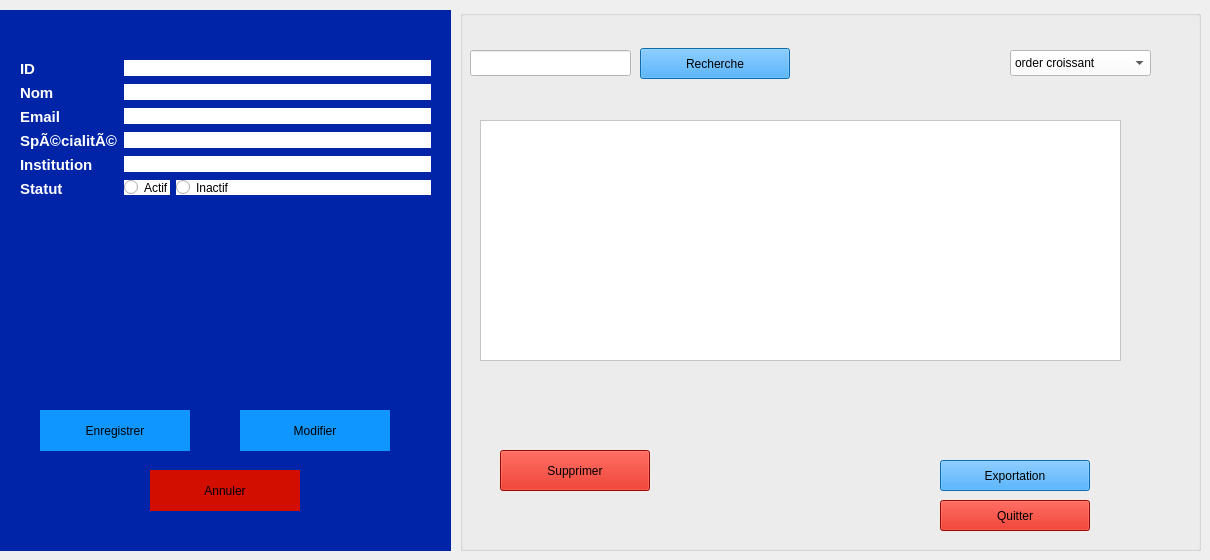
     <widget class="QWidget" name="stackedWidgetPage4">
      <widget class="QGroupBox" name="groupBox_Reviewer_Form">
       <property name="geometry">
        <rect>
         <x>0</x>
         <y>10</y>
         <width>451</width>
         <height>541</height>
        </rect>
       </property>
       <property name="styleSheet">
        <string notr="true">background-color: rgb(0, 36, 168);
border: #A8D3F0;</string>
       </property>
       <property name="title">
        <string/>
       </property>
       <widget class="QWidget" name="formLayoutWidget_Reviewer">
        <property name="geometry">
         <rect>
          <x>20</x>
          <y>50</y>
          <width>411</width>
          <height>261</height>
         </rect>
        </property>
        <layout class="QFormLayout" name="formLayout_Reviewer">
         <item row="0" column="0">
          <widget class="QLabel" name="label_Rev_ID">
           <property name="text">
            <string>&lt;html&gt;&lt;head/&gt;&lt;body&gt;&lt;p&gt;&lt;span style=&quot; font-size:11pt; font-weight:700; color:#ffffff;&quot;&gt;ID&lt;/span&gt;&lt;/p&gt;&lt;/body&gt;&lt;/html&gt;</string>
           </property>
          </widget>
         </item>
         <item row="0" column="1">
          <widget class="QLineEdit" name="idReviewer">
           <property name="styleSheet">
            <string notr="true">background-color: rgb(255, 255, 255);</string>
           </property>
          </widget>
         </item>
         <item row="1" column="0">
          <widget class="QLabel" name="label_Rev_Nom">
           <property name="text">
            <string>&lt;html&gt;&lt;head/&gt;&lt;body&gt;&lt;p&gt;&lt;span style=&quot; font-size:11pt; font-weight:700; color:#ffffff;&quot;&gt;Nom&lt;/span&gt;&lt;/p&gt;&lt;/body&gt;&lt;/html&gt;</string>
           </property>
          </widget>
         </item>
         <item row="1" column="1">
          <widget class="QLineEdit" name="nomReviewer">
           <property name="styleSheet">
            <string notr="true">background-color: rgb(255, 255, 255);</string>
           </property>
          </widget>
         </item>
         <item row="2" column="0">
          <widget class="QLabel" name="label_Rev_Email">
           <property name="text">
            <string>&lt;html&gt;&lt;head/&gt;&lt;body&gt;&lt;p&gt;&lt;span style=&quot; font-size:11pt; font-weight:700; color:#ffffff;&quot;&gt;Email&lt;/span&gt;&lt;/p&gt;&lt;/body&gt;&lt;/html&gt;</string>
           </property>
          </widget>
         </item>
         <item row="2" column="1">
          <widget class="QLineEdit" name="emailReviewer">
           <property name="styleSheet">
            <string notr="true">background-color: rgb(255, 255, 255);</string>
           </property>
          </widget>
         </item>
         <item row="3" column="0">
          <widget class="QLabel" name="label_Rev_Spec">
           <property name="text">
            <string>&lt;html&gt;&lt;head/&gt;&lt;body&gt;&lt;p&gt;&lt;span style=&quot; font-size:11pt; font-weight:700; color:#ffffff;&quot;&gt;SpÃ©cialitÃ©&lt;/span&gt;&lt;/p&gt;&lt;/body&gt;&lt;/html&gt;</string>
           </property>
          </widget>
         </item>
         <item row="3" column="1">
          <widget class="QLineEdit" name="specialiteReviewer">
           <property name="styleSheet">
            <string notr="true">background-color: rgb(255, 255, 255);</string>
           </property>
          </widget>
         </item>
         <item row="4" column="0">
          <widget class="QLabel" name="label_Rev_Inst">
           <property name="text">
            <string>&lt;html&gt;&lt;head/&gt;&lt;body&gt;&lt;p&gt;&lt;span style=&quot; font-size:11pt; font-weight:700; color:#ffffff;&quot;&gt;Institution&lt;/span&gt;&lt;/p&gt;&lt;/body&gt;&lt;/html&gt;</string>
           </property>
          </widget>
         </item>
         <item row="4" column="1">
          <widget class="QLineEdit" name="institutionReviewer">
           <property name="styleSheet">
            <string notr="true">background-color: rgb(255, 255, 255);</string>
           </property>
          </widget>
         </item>
         <item row="5" column="0">
          <widget class="QLabel" name="label_Rev_Statut">
           <property name="text">
            <string>&lt;html&gt;&lt;head/&gt;&lt;body&gt;&lt;p&gt;&lt;span style=&quot; font-size:11pt; font-weight:700; color:#ffffff;&quot;&gt;Statut&lt;/span&gt;&lt;/p&gt;&lt;/body&gt;&lt;/html&gt;</string>
           </property>
          </widget>
         </item>
         <item row="5" column="1">
          <layout class="QFormLayout" name="formLayout_Rev_Statut">
           <item row="0" column="0">
            <widget class="QRadioButton" name="actifReviewer">
             <property name="styleSheet">
              <string notr="true">background-color: rgb(255, 255, 255);</string>
             </property>
             <property name="text">
              <string>Actif</string>
             </property>
            </widget>
           </item>
           <item row="0" column="1">
            <widget class="QRadioButton" name="inactifReviewer">
             <property name="styleSheet">
              <string notr="true">background-color: rgb(255, 255, 255);</string>
             </property>
             <property name="text">
              <string>Inactif</string>
             </property>
            </widget>
           </item>
          </layout>
         </item>
        </layout>
       </widget>
       <widget class="QPushButton" name="enregistrerReviewer">
        <property name="geometry">
         <rect>
          <x>40</x>
          <y>400</y>
          <width>150</width>
          <height>41</height>
         </rect>
        </property>
        <property name="styleSheet">
         <string notr="true">background-color: rgb(16, 151, 255);</string>
        </property>
        <property name="text">
         <string>Enregistrer</string>
        </property>
       </widget>
       <widget class="QPushButton" name="modifierReviewer">
        <property name="geometry">
         <rect>
          <x>240</x>
          <y>400</y>
          <width>150</width>
          <height>41</height>
         </rect>
        </property>
        <property name="styleSheet">
         <string notr="true">background-color: rgb(16, 151, 255);</string>
        </property>
        <property name="text">
         <string>Modifier</string>
        </property>
       </widget>
       <widget class="QPushButton" name="annulerReviewer">
        <property name="geometry">
         <rect>
          <x>150</x>
          <y>460</y>
          <width>150</width>
          <height>41</height>
         </rect>
        </property>
        <property name="styleSheet">
         <string notr="true">background-color: rgb(209, 14, 0);</string>
        </property>
        <property name="text">
         <string>Annuler</string>
        </property>
       </widget>
      </widget>
      <widget class="QGroupBox" name="groupBox_Session_List_3">
       <property name="geometry">
        <rect>
         <x>460</x>
         <y>10</y>
         <width>741</width>
         <height>541</height>
        </rect>
       </property>
       <property name="styleSheet">
        <string notr="true">background-color: rgb(0, 36, 168);
border: #A8D3F0;
/* Style pour tous les GroupBox */
QGroupBox {
    border: 2px solid #2c3e50; /* Couleur de la bordure */
    border-radius: 15px;      /* MÃªme arrondi que les boutons */
    margin-top: 20px;         /* Espace pour le titre en haut */
    font-weight: bold;
    color: #2c3e50;
}
/* Style spÃ©cifique pour le titre du GroupBox */
QGroupBox::title {
    subcontrol-origin: margin;
    subcontrol-position: top center; /* Place le titre en haut au centre */
    padding: 0 10px;
}</string>
       </property>
       <property name="title">
        <string/>
       </property>
       <widget class="QLineEdit" name="rechSession_3">
        <property name="geometry">
         <rect>
          <x>10</x>
          <y>40</y>
          <width>161</width>
          <height>26</height>
         </rect>
        </property>
        <property name="styleSheet">
         <string notr="true">background-color: rgb(255, 255, 255);</string>
        </property>
       </widget>
       <widget class="QPushButton" name="rechercheSession_3">
        <property name="geometry">
         <rect>
          <x>180</x>
          <y>38</y>
          <width>150</width>
          <height>31</height>
         </rect>
        </property>
        <property name="styleSheet">
         <string notr="true">background-color: rgb(16, 151, 255);
</string>
        </property>
        <property name="text">
         <string>Recherche</string>
        </property>
       </widget>
       <widget class="QPushButton" name="SuppSession_3">
        <property name="geometry">
         <rect>
          <x>40</x>
          <y>440</y>
          <width>150</width>
          <height>41</height>
         </rect>
        </property>
        <property name="styleSheet">
         <string notr="true">background-color: rgb(209, 14, 0);</string>
        </property>
        <property name="text">
         <string>Supprimer</string>
        </property>
       </widget>
       <widget class="QPushButton" name="quitterSession_3">
        <property name="geometry">
         <rect>
          <x>480</x>
          <y>490</y>
          <width>150</width>
          <height>31</height>
         </rect>
        </property>
        <property name="styleSheet">
         <string notr="true">background-color: rgb(209, 14, 0);
</string>
        </property>
        <property name="text">
         <string>Quitter</string>
        </property>
       </widget>
       <widget class="QPushButton" name="expoSession_3">
        <property name="geometry">
         <rect>
          <x>480</x>
          <y>450</y>
          <width>150</width>
          <height>31</height>
         </rect>
        </property>
        <property name="styleSheet">
         <string notr="true">background-color: rgb(16, 151, 255);
</string>
        </property>
        <property name="text">
         <string>Exportation</string>
        </property>
       </widget>
       <widget class="QComboBox" name="comboBox_7">
        <property name="geometry">
         <rect>
          <x>550</x>
          <y>40</y>
          <width>141</width>
          <height>26</height>
         </rect>
        </property>
        <property name="palette">
         <palette>
          <active>
           <colorrole role="WindowText">
            <brush brushstyle="SolidPattern">
             <color alpha="255">
              <red>0</red>
              <green>0</green>
              <blue>0</blue>
             </color>
            </brush>
           </colorrole>
           <colorrole role="Button">
            <brush brushstyle="SolidPattern">
             <color alpha="255">
              <red>255</red>
              <green>255</green>
              <blue>255</blue>
             </color>
            </brush>
           </colorrole>
           <colorrole role="Light">
            <brush brushstyle="SolidPattern">
             <color alpha="255">
              <red>255</red>
              <green>255</green>
              <blue>255</blue>
             </color>
            </brush>
           </colorrole>
           <colorrole role="Midlight">
            <brush brushstyle="SolidPattern">
             <color alpha="255">
              <red>255</red>
              <green>255</green>
              <blue>255</blue>
             </color>
            </brush>
           </colorrole>
           <colorrole role="Dark">
            <brush brushstyle="SolidPattern">
             <color alpha="255">
              <red>127</red>
              <green>127</green>
              <blue>127</blue>
             </color>
            </brush>
           </colorrole>
           <colorrole role="Mid">
            <brush brushstyle="SolidPattern">
             <color alpha="255">
              <red>170</red>
              <green>170</green>
              <blue>170</blue>
             </color>
            </brush>
           </colorrole>
           <colorrole role="Text">
            <brush brushstyle="SolidPattern">
             <color alpha="255">
              <red>0</red>
              <green>0</green>
              <blue>0</blue>
             </color>
            </brush>
           </colorrole>
           <colorrole role="BrightText">
            <brush brushstyle="SolidPattern">
             <color alpha="255">
              <red>255</red>
              <green>255</green>
              <blue>255</blue>
             </color>
            </brush>
           </colorrole>
           <colorrole role="ButtonText">
            <brush brushstyle="SolidPattern">
             <color alpha="255">
              <red>0</red>
              <green>0</green>
              <blue>0</blue>
             </color>
            </brush>
           </colorrole>
           <colorrole role="Base">
            <brush brushstyle="SolidPattern">
             <color alpha="255">
              <red>255</red>
              <green>255</green>
              <blue>255</blue>
             </color>
            </brush>
           </colorrole>
           <colorrole role="Window">
            <brush brushstyle="SolidPattern">
             <color alpha="255">
              <red>255</red>
              <green>255</green>
              <blue>255</blue>
             </color>
            </brush>
           </colorrole>
           <colorrole role="Shadow">
            <brush brushstyle="SolidPattern">
             <color alpha="255">
              <red>0</red>
              <green>0</green>
              <blue>0</blue>
             </color>
            </brush>
           </colorrole>
           <colorrole role="AlternateBase">
            <brush brushstyle="SolidPattern">
             <color alpha="255">
              <red>255</red>
              <green>255</green>
              <blue>255</blue>
             </color>
            </brush>
           </colorrole>
           <colorrole role="ToolTipBase">
            <brush brushstyle="SolidPattern">
             <color alpha="255">
              <red>255</red>
              <green>255</green>
              <blue>220</blue>
             </color>
            </brush>
           </colorrole>
           <colorrole role="ToolTipText">
            <brush brushstyle="SolidPattern">
             <color alpha="255">
              <red>0</red>
              <green>0</green>
              <blue>0</blue>
             </color>
            </brush>
           </colorrole>
           <colorrole role="PlaceholderText">
            <brush brushstyle="SolidPattern">
             <color alpha="127">
              <red>0</red>
              <green>0</green>
              <blue>0</blue>
             </color>
            </brush>
           </colorrole>
           <colorrole role="Accent">
            <brush brushstyle="SolidPattern">
             <color alpha="255">
              <red>255</red>
              <green>255</green>
              <blue>255</blue>
             </color>
            </brush>
           </colorrole>
          </active>
          <inactive>
           <colorrole role="WindowText">
            <brush brushstyle="SolidPattern">
             <color alpha="255">
              <red>0</red>
              <green>0</green>
              <blue>0</blue>
             </color>
            </brush>
           </colorrole>
           <colorrole role="Button">
            <brush brushstyle="SolidPattern">
             <color alpha="255">
              <red>255</red>
              <green>255</green>
              <blue>255</blue>
             </color>
            </brush>
           </colorrole>
           <colorrole role="Light">
            <brush brushstyle="SolidPattern">
             <color alpha="255">
              <red>255</red>
              <green>255</green>
              <blue>255</blue>
             </color>
            </brush>
           </colorrole>
           <colorrole role="Midlight">
            <brush brushstyle="SolidPattern">
             <color alpha="255">
              <red>255</red>
              <green>255</green>
              <blue>255</blue>
             </color>
            </brush>
           </colorrole>
           <colorrole role="Dark">
            <brush brushstyle="SolidPattern">
             <color alpha="255">
              <red>127</red>
              <green>127</green>
              <blue>127</blue>
             </color>
            </brush>
           </colorrole>
           <colorrole role="Mid">
            <brush brushstyle="SolidPattern">
             <color alpha="255">
              <red>170</red>
              <green>170</green>
              <blue>170</blue>
             </color>
            </brush>
           </colorrole>
           <colorrole role="Text">
            <brush brushstyle="SolidPattern">
             <color alpha="255">
              <red>0</red>
              <green>0</green>
              <blue>0</blue>
             </color>
            </brush>
           </colorrole>
           <colorrole role="BrightText">
            <brush brushstyle="SolidPattern">
             <color alpha="255">
              <red>255</red>
              <green>255</green>
              <blue>255</blue>
             </color>
            </brush>
           </colorrole>
           <colorrole role="ButtonText">
            <brush brushstyle="SolidPattern">
             <color alpha="255">
              <red>0</red>
              <green>0</green>
              <blue>0</blue>
             </color>
            </brush>
           </colorrole>
           <colorrole role="Base">
            <brush brushstyle="SolidPattern">
             <color alpha="255">
              <red>255</red>
              <green>255</green>
              <blue>255</blue>
             </color>
            </brush>
           </colorrole>
           <colorrole role="Window">
            <brush brushstyle="SolidPattern">
             <color alpha="255">
              <red>255</red>
              <green>255</green>
              <blue>255</blue>
             </color>
            </brush>
           </colorrole>
           <colorrole role="Shadow">
            <brush brushstyle="SolidPattern">
             <color alpha="255">
              <red>0</red>
              <green>0</green>
              <blue>0</blue>
             </color>
            </brush>
           </colorrole>
           <colorrole role="AlternateBase">
            <brush brushstyle="SolidPattern">
             <color alpha="255">
              <red>255</red>
              <green>255</green>
              <blue>255</blue>
             </color>
            </brush>
           </colorrole>
           <colorrole role="ToolTipBase">
            <brush brushstyle="SolidPattern">
             <color alpha="255">
              <red>255</red>
              <green>255</green>
              <blue>220</blue>
             </color>
            </brush>
           </colorrole>
           <colorrole role="ToolTipText">
            <brush brushstyle="SolidPattern">
             <color alpha="255">
              <red>0</red>
              <green>0</green>
              <blue>0</blue>
             </color>
            </brush>
           </colorrole>
           <colorrole role="PlaceholderText">
            <brush brushstyle="SolidPattern">
             <color alpha="127">
              <red>0</red>
              <green>0</green>
              <blue>0</blue>
             </color>
            </brush>
           </colorrole>
           <colorrole role="Accent">
            <brush brushstyle="SolidPattern">
             <color alpha="255">
              <red>255</red>
              <green>255</green>
              <blue>255</blue>
             </color>
            </brush>
           </colorrole>
          </inactive>
          <disabled>
           <colorrole role="WindowText">
            <brush brushstyle="SolidPattern">
             <color alpha="255">
              <red>127</red>
              <green>127</green>
              <blue>127</blue>
             </color>
            </brush>
           </colorrole>
           <colorrole role="Button">
            <brush brushstyle="SolidPattern">
             <color alpha="255">
              <red>255</red>
              <green>255</green>
              <blue>255</blue>
             </color>
            </brush>
           </colorrole>
           <colorrole role="Light">
            <brush brushstyle="SolidPattern">
             <color alpha="255">
              <red>255</red>
              <green>255</green>
              <blue>255</blue>
             </color>
            </brush>
           </colorrole>
           <colorrole role="Midlight">
            <brush brushstyle="SolidPattern">
             <color alpha="255">
              <red>255</red>
              <green>255</green>
              <blue>255</blue>
             </color>
            </brush>
           </colorrole>
           <colorrole role="Dark">
            <brush brushstyle="SolidPattern">
             <color alpha="255">
              <red>127</red>
              <green>127</green>
              <blue>127</blue>
             </color>
            </brush>
           </colorrole>
           <colorrole role="Mid">
            <brush brushstyle="SolidPattern">
             <color alpha="255">
              <red>170</red>
              <green>170</green>
              <blue>170</blue>
             </color>
            </brush>
           </colorrole>
           <colorrole role="Text">
            <brush brushstyle="SolidPattern">
             <color alpha="255">
              <red>127</red>
              <green>127</green>
              <blue>127</blue>
             </color>
            </brush>
           </colorrole>
           <colorrole role="BrightText">
            <brush brushstyle="SolidPattern">
             <color alpha="255">
              <red>255</red>
              <green>255</green>
              <blue>255</blue>
             </color>
            </brush>
           </colorrole>
           <colorrole role="ButtonText">
            <brush brushstyle="SolidPattern">
             <color alpha="255">
              <red>127</red>
              <green>127</green>
              <blue>127</blue>
             </color>
            </brush>
           </colorrole>
           <colorrole role="Base">
            <brush brushstyle="SolidPattern">
             <color alpha="255">
              <red>255</red>
              <green>255</green>
              <blue>255</blue>
             </color>
            </brush>
           </colorrole>
           <colorrole role="Window">
            <brush brushstyle="SolidPattern">
             <color alpha="255">
              <red>255</red>
              <green>255</green>
              <blue>255</blue>
             </color>
            </brush>
           </colorrole>
           <colorrole role="Shadow">
            <brush brushstyle="SolidPattern">
             <color alpha="255">
              <red>0</red>
              <green>0</green>
              <blue>0</blue>
             </color>
            </brush>
           </colorrole>
           <colorrole role="AlternateBase">
            <brush brushstyle="SolidPattern">
             <color alpha="255">
              <red>255</red>
              <green>255</green>
              <blue>255</blue>
             </color>
            </brush>
           </colorrole>
           <colorrole role="ToolTipBase">
            <brush brushstyle="SolidPattern">
             <color alpha="255">
              <red>255</red>
              <green>255</green>
              <blue>220</blue>
             </color>
            </brush>
           </colorrole>
           <colorrole role="ToolTipText">
            <brush brushstyle="SolidPattern">
             <color alpha="255">
              <red>0</red>
              <green>0</green>
              <blue>0</blue>
             </color>
            </brush>
           </colorrole>
           <colorrole role="PlaceholderText">
            <brush brushstyle="SolidPattern">
             <color alpha="127">
              <red>127</red>
              <green>127</green>
              <blue>127</blue>
             </color>
            </brush>
           </colorrole>
           <colorrole role="Accent">
            <brush brushstyle="SolidPattern">
             <color alpha="255">
              <red>255</red>
              <green>255</green>
              <blue>255</blue>
             </color>
            </brush>
           </colorrole>
          </disabled>
         </palette>
        </property>
        <property name="styleSheet">
         <string notr="true">background-color: rgb(255, 255, 255);</string>
        </property>
        <item>
         <property name="text">
          <string>order croissant</string>
         </property>
        </item>
        <item>
         <property name="text">
          <string>order decroissant</string>
         </property>
        </item>
       </widget>
       <widget class="QTableWidget" name="tableWidget_7">
        <property name="geometry">
         <rect>
          <x>20</x>
          <y>110</y>
          <width>641</width>
          <height>241</height>
         </rect>
        </property>
        <property name="styleSheet">
         <string notr="true">background-color: rgb(255, 255, 255);</string>
        </property>
       </widget>
      </widget>
     </widget>
